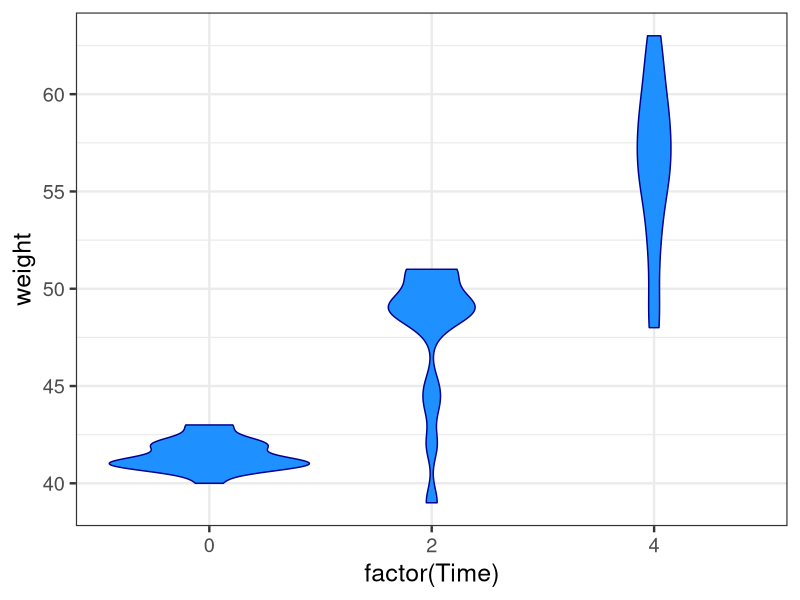
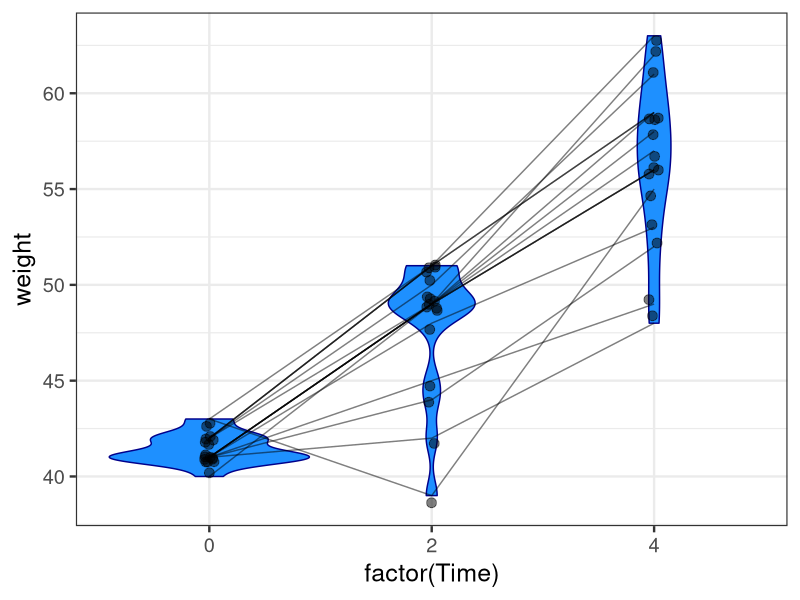

Recreate these plots in R, in order.
## ---- chunk 1
# subset the data so can visualize
data = ChickWeight[(ChickWeight$Time < 5),]
## ---- chunk 2
library(ggplot2)

# change background to white, increase font size
theme_set(theme_bw(base_size = 18)) 

# set up basic data, with x and y vars
p <- ggplot(data[1:50,], aes(factor(Time), weight))

p + geom_violin(fill= 'dodgerblue', color= 'darkblue') + 
  labs(list(title = 'Plot Title', x = 'Time', y='Weight'))
## ---- chunk 3
# add violin plot
p + geom_violin(fill= 'dodgerblue', color= 'darkblue') + 
  labs(list(title = 'Plot Title', x = 'Time', y='Weight')) +

  # plot the points
  geom_point(size=3,
             colour="black", 
             alpha = 0.5,
             position=position_jitter(width=0.025)) +
  
  # plot the lines by "subid" (in this case "Chick")
  geom_line(aes(group=Chick), 
            alpha = 0.5)
